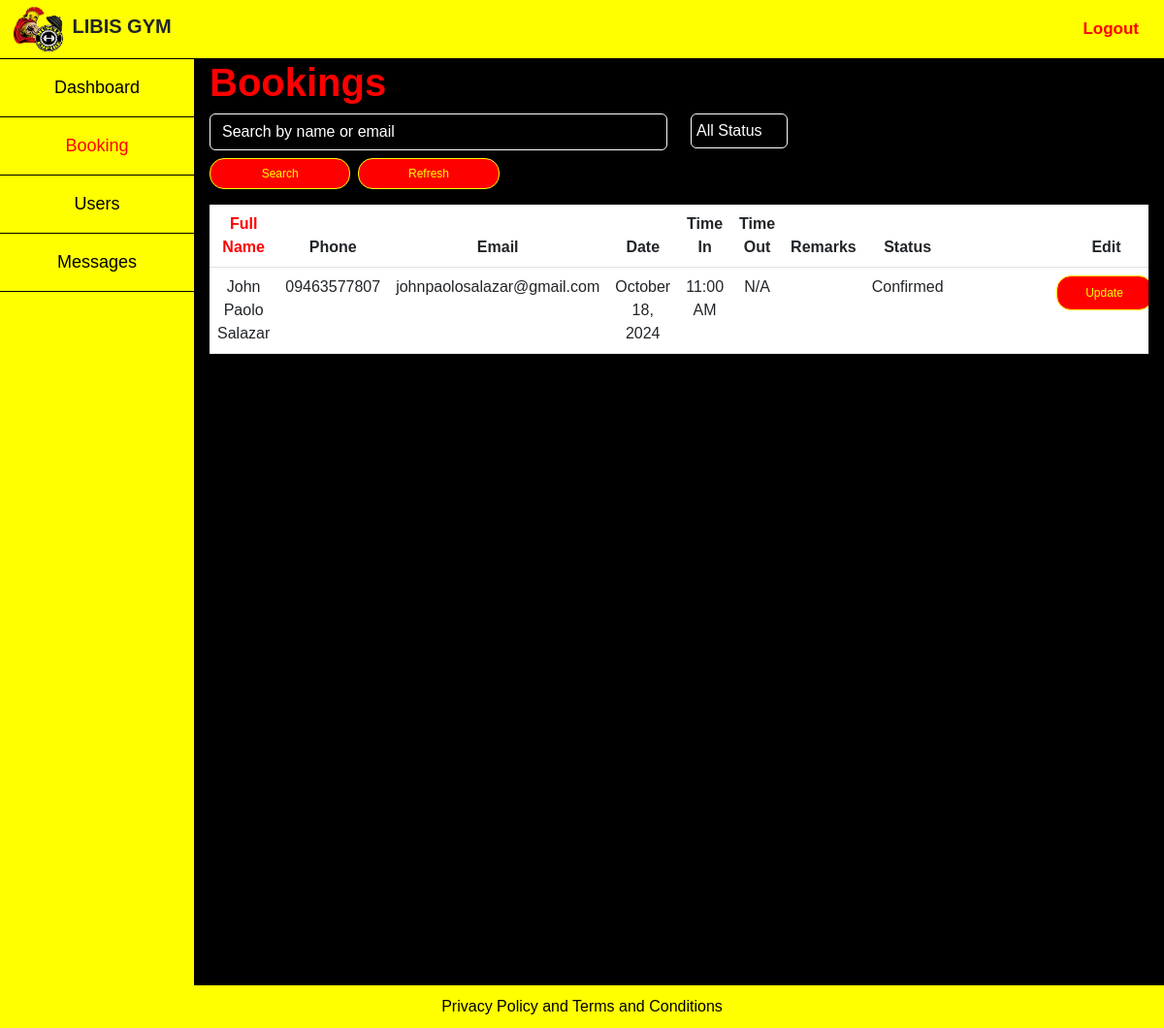
Page /admin/booking.php on the committed database.
### tables this page shows
CREATE TABLE `tbl_book` (
  `id` int(100) NOT NULL,
  `fullname` varchar(100) NOT NULL,
  `phone` varchar(20) NOT NULL,
  `email` varchar(100) NOT NULL,
  `bdate` varchar(255) NOT NULL,
  `btime_in` varchar(255) NOT NULL,
  `btime_out` varchar(255) NOT NULL,
  `remarks` varchar(255) NOT NULL,
  `book_stats` int(11) NOT NULL
);

### admin/booking.php (the view, shortened to what this page needs)
<?php
$servername = "localhost";
$username = "root";
$password = "";
$dbname = "libisgym_db";
$conn = new mysqli($servername, $username, $password, $dbname);
$search_query = '';
$sql = "SELECT * FROM tbl_book WHERE 1=1";
$sql .= " ORDER BY STR_TO_DATE(CONCAT(bdate, ' ', btime_in), '%m/%d/%Y %H:%i') ASC";
$result = $conn->query($sql);
$bookings = [];
if ($result->num_rows > 0) {
    while ($row = $result->fetch_assoc()) {
        $bookings[] = $row;
    }
}
?>
<!DOCTYPE html>
<html>
<head>
    <link href="https://cdn.jsdelivr.net/npm/bootstrap@5.3.0-alpha1/dist/css/bootstrap.min.css" rel="stylesheet">
    <link rel="stylesheet" href="https://cdnjs.cloudflare.com/ajax/libs/font-awesome/4.7.0/css/font-awesome.min.css">
    <link rel="stylesheet" href="../css/styles.css">
</head>
<body>
    <div class="header">
        <div class="logo-container">
          <img src="../pic/logo.png" alt="Logo" width="60px" height="50px" margin-left="50px">
          <span class="text">LIBIS GYM</span>
        </div>
        <a href="../index.php" class="btnlogout" style="color: red;">Logout</a>
    </div>
    <div class="sidebar">
        <a href="index.php">Dashboard</a>
        <a class="active" href="#bookings">Booking</a>
        <a href="users.php">Users</a>
        <a href="message.php">Messages</a>
    </div>
    <div class="content booking-content">
    <h2>Bookings</h2>
    <form method="POST" class="mb-3 row">
        <div class="col-md-6 mb-2">
            <input type="text" name="search" value="<?php echo htmlspecialchars($search_query); ?>" placeholder="Search by name or email" class="form-control transparent-input" style="width: 100%;">
        </div>
        <div class="col-md-4 mb-2">
            <select name="status_filter" class="form-control transparent-select">
                <option value="">All Status</option>
            </select>
        </div>
        <div class="col-12 col-md-4 d-flex">
            <button type="submit" class="btn btn-primary btnupdate w-100 me-2" style="width: 100px">Search</button>
            <button type="button" class="btn btn-primary btnupdate w-100 me-2" style="width: 100px" onclick="window.location.href='booking.php';">Refresh</button>
        </div>
    </form>
    <div class="table-responsive">
        <table class="table table-value">
            <thead>
                <tr>
                    <th style="color: red;">Full Name</th>
                    <th>Phone</th>
                    <th>Email</th>
                    <th>Date</th>
                    <th>Time In</th>
                    <th>Time Out</th>
                    <th>Remarks</th>
                    <th>Status</th>
                    <th>Edit</th>
                </tr>
            </thead>
            <tbody>
                <?php foreach ($bookings as $booking): ?>
                <tr>
                    <td><?php echo htmlspecialchars($booking['fullname']); ?></td>
                    <td><?php echo htmlspecialchars($booking['phone']); ?></td>
                    <td><?php echo htmlspecialchars($booking['email']); ?></td>
                    <td><?php echo date("F j, Y", strtotime($booking['bdate'])); ?></td>
                    <td><?php echo htmlspecialchars($booking['btime_in']); ?></td>
                    <td>
                        <?php
                            if (!empty($booking['btime_out'])) {
                                $formattedTimeOut = DateTime::createFromFormat('H:i', $booking['btime_out'])->format('g:i A');
                                echo htmlspecialchars($formattedTimeOut);
                            } else {
                                echo "N/A";
                            }
                        ?>
                    </td>
                    <td><?php echo htmlspecialchars($booking['remarks']); ?></td>
                    <td><?php
                    switch ($booking['book_stats']) {
                        case 2:
                            echo "Confirmed";
                            break;
                    }
                    ?></td>
                    <td>
                        <form action="" method="POST" class="d-flex">
                            <select name="book_stats" class="transparent-select" required>
                                <option value="2" <?php echo $booking['book_stats'] == 2 ? 'selected' : ''; ?>>Confirmed</option>
                            </select>
                        <div class="d-flex">
                            <button type="submit" name="action" value="update" class="btn btn-primary btnupdate flex-fill me-1">Update</button>
                        </div>
                        </form>
                    </td>
                </tr>
                <?php endforeach; ?>
            </tbody>
        </table>
    </div>
</div>
<footer class="text-center">
    <p>
        <a href="#" data-toggle="modal" data-target="#infoModal">Privacy Policy and Terms and Conditions</a>
    </p>
</footer>
</body>
</html>

### css/styles.css (style rules this page uses)
body { background-color: black; font-family: sans-serif; height: 100%; overflow: auto; }
.header { background-color: yellow; display: flex; align-items: center; height: 60px; padding-left: 15px; }
.text { font-size: 20px; font-weight: bold; }
.header a { float: right; display: block; color: black; text-align: center; padding: 14px 16px; text-decoration: none; font-size: 17px; justify-content: flex-end; font-weight: bold; }
.header { display: flex; justify-content: space-between; align-items: center; padding: 10px; padding-bottom: 10px; }

### admin/booking.php (style rules this page uses)
body { overflow: auto; }
.sidebar { margin: 0; padding: 0; width: 200px; background-color: yellow; position: fixed; height: 100%; overflow: hidden; border-top: solid 1px black;; }
.sidebar a { display: block; color: black; padding: 16px; text-decoration: none; border: solid 1px black; border-left: none; border-right: none; border-top: none; text-align: center; font-size: 18px; }
.sidebar a.active { color: Red; }
div.content { margin-left: 200px; padding: 1px 16px; height: 1000px; }
h2 { font-size: 40px; font-weight: bold; }
.booking-content { color: red; }
.table-value { color: white; text-align: center; }
.btnupdate { background-color: red; border-color: yellow; color: yellow; width: 100px; height: 100%; font-size: 12px; border-radius: 15px; }
.transparent-input { background-color: transparent; border: solid 1px white; color: white; }
.transparent-input::placeholder { color: white; opacity: 1; }
select.transparent-select { background-color: transparent; color: white; border: solid 1px white; width: 100px; padding: 5px; -webkit-appearance: none; -moz-appearance: none; appearance: none; display: inline-block; }
select.transparent-select option { background-color: black; color: white; }
footer { position: fixed; bottom: 0; left: 0; right: 0; background-color: yellow; padding: 10px 0; width: 100%; }
footer p { font-size: 16px; margin: 0; }
footer a { color: black; text-decoration: none; }

### rows in the picture
tbl_book: fullname "John Paolo Salazar", phone "09463577807", email "johnpaolosalazar@gmail.com", bdate "October 18, 2024", btime_in "11:00 AM", btime_out "N/A", shows "Confirmed", book_stats "Confirmed"
